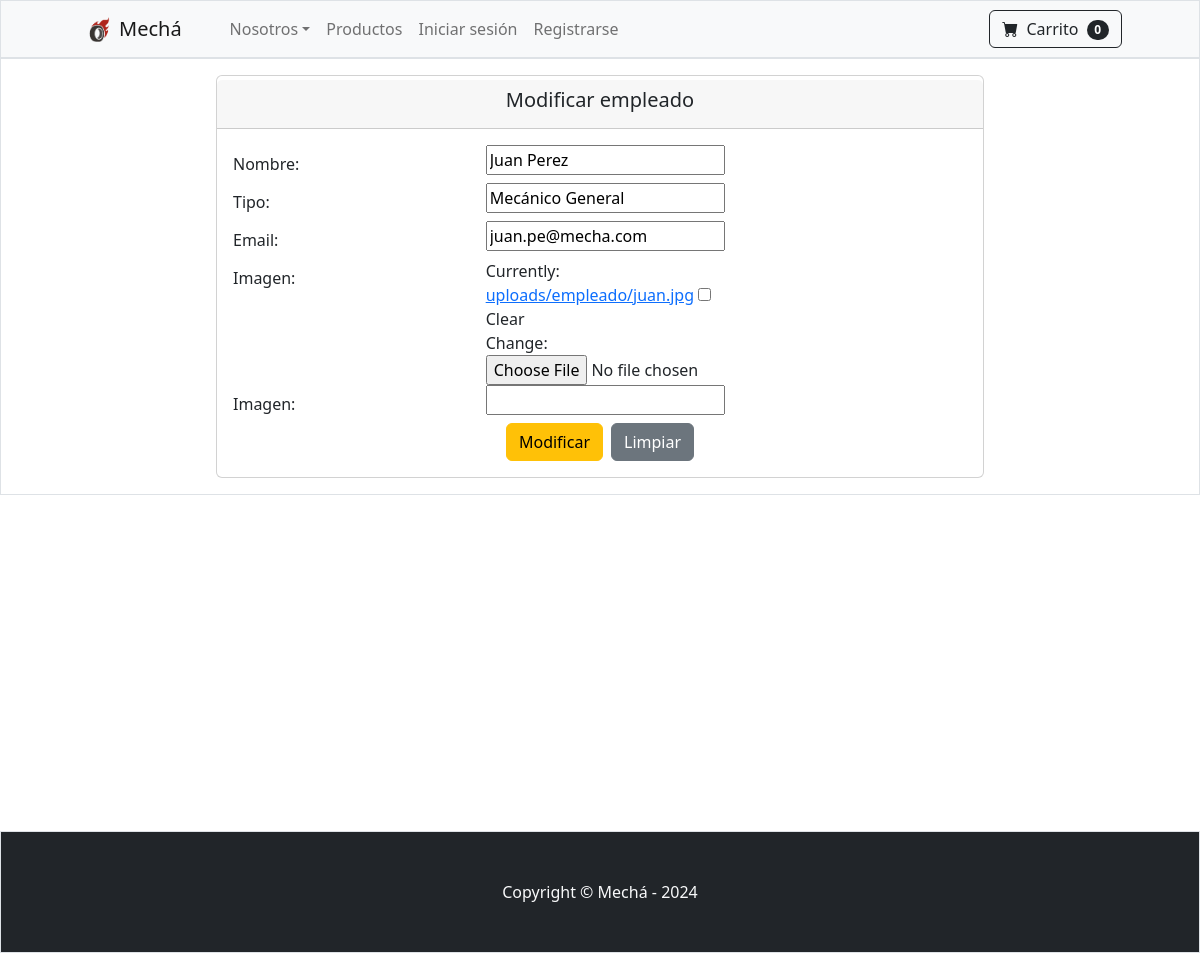
/empleados/crud/update/1/, run on the app's committed database.
### tienda/models.py (models this page shows, shortened)
class Empleado(models.Model):
    nombre = models.CharField(max_length=100)
    tipo = models.CharField(max_length=150)
    email = models.CharField(max_length=150, blank= True)
    imagen = models.ImageField(upload_to='uploads/empleado/', null=True, blank=True)

### tienda/views.py (the view, shortened to what this page needs)
# urls.py: path('empleados/crud/update/<int:id>/', views.empleadosupdate, name="empleadosupdate"),
def empleadosupdate(request, id):
    empleado = Empleado.objects.get(id=id)
    aux = {
            'form' : EmpleadoForm(instance = empleado)
    }
    return render(request, 'tienda/empleados/crud/update.html', aux)

### tienda/forms.py
class EmpleadoForm(ModelForm):
    captcha = ReCaptchaField()
    class Meta:
        model = Empleado
        fields = '__all__'

### carro/carro.py (called while the page is built)
    def __len__(self):
        return len(self.carro)

### carro/context_processors.py (called while the page is built)
def carro(request):
    return{'carro': Carro(request)}

### tienda/templates/tienda/empleados/crud/update.html (shortened to what this page needs)
{% extends 'base.html' %}
{% block content %}
<div class="d-flex justify-content-center p-3 text-primary-emphasis bg-dark-subtle border border-dark-subtle">
    <div class="card" style="width: 48rem;">
        <div class="card-header d-flex justify-content-center mt-1">
            <h5>Modificar empleado</h5>
        </div>
        <div class="card-body">
            <form action="" method="POST" style="margin: 0 auto;" enctype="multipart/form-data">
                <div class="form-group row">
                    <label for="id_nombre" class="col-sm-4 col-form-label">Nombre:</label>
                    <div class="col-sm-4">
                        {{ form.nombre }}
                    </div>
                </div>
                <div class="form-group row">
                    <label for="id_nombre" class="col-sm-4 col-form-label">Tipo:</label>
                    <div class="col-sm-4">
                        {{ form.tipo }}
                    </div>
                </div>
                <div class="form-group row">
                    <label for="id_nombre" class="col-sm-4 col-form-label">Email:</label>
                    <div class="col-sm-4">
                        {{ form.email }}
                    </div>
                </div>
                <div class="form-group row">
                    <label for="id_apellido" class="col-sm-4 col-form-label">Imagen:</label>
                    <div class="col-sm-4">
                        {{ form.imagen }}
                    </div>
                </div>
                <div class="form-group row">
                    <label for="id_apellido" class="col-sm-4 col-form-label">Imagen:</label>
                    <div class="col-sm-4">
                        {{ form.captcha }}
                    </div>
                </div>
                <div class="d-flex justify-content-center">
                    <input type="submit" value="Modificar" class="btn btn-warning mx-1">
                    <input type="reset" value="Limpiar" class="btn btn-secondary mx-1">
                </div>
            </form>
        </div>
    </div>
</div>
<br><br>
<br><br>
<br><br>
<br><br>
<br><br>
<br><br>
<br><br>
{% endblock %}

### data on the page
Empleado: nombre "Juan Perez", tipo "Mecánico General", email "juan.pe@mecha.com"

### other printed values
{{ carro | length }} "0"
